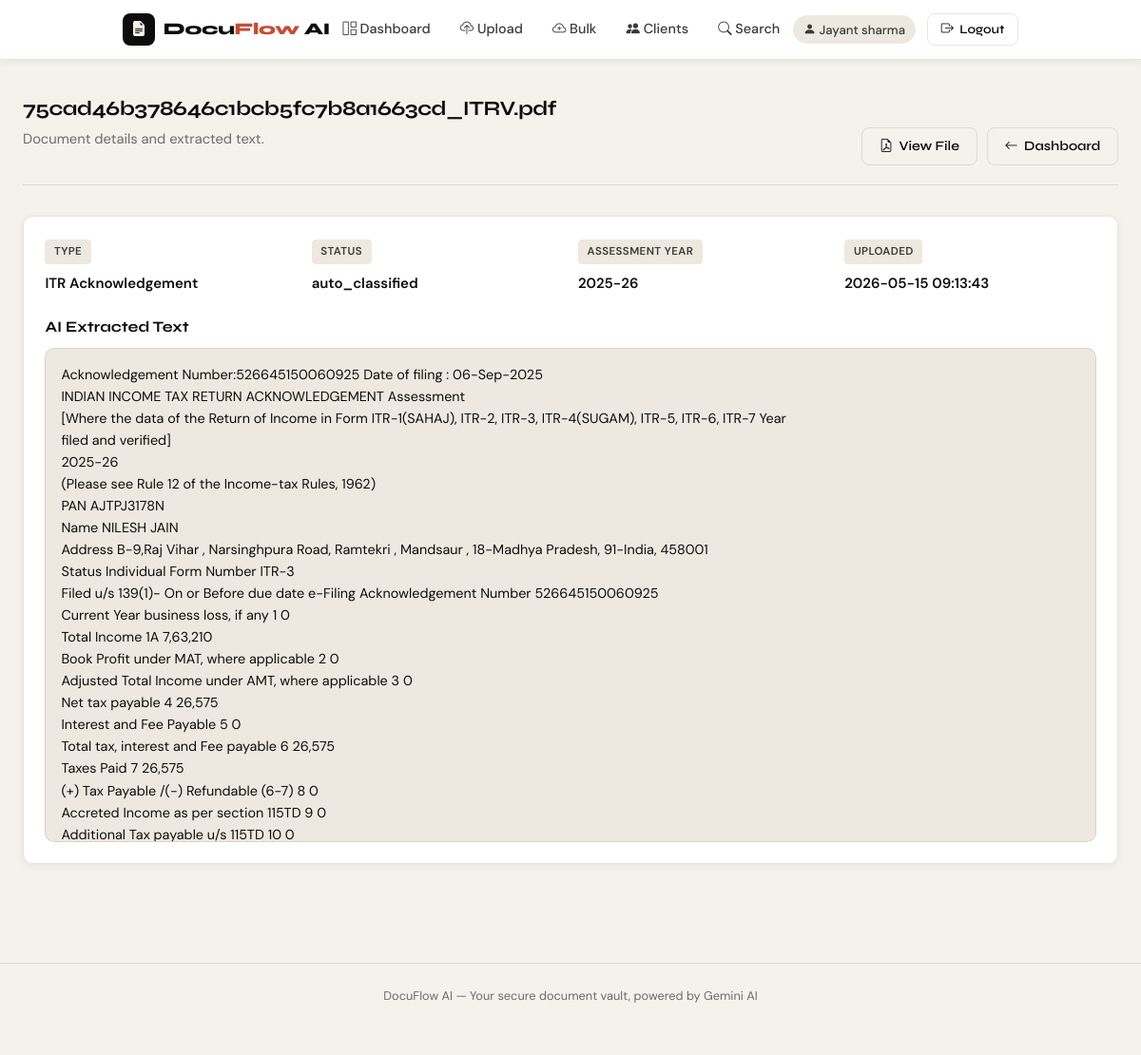
Page /documents/4 (signed in) on the committed database.
### app/models/document.py (models this page shows)
class Document(db.Model):
    __tablename__ = "documents"
    id = db.Column(
        db.Integer,
        primary_key=True
    )
    firm_id = db.Column(
        db.Integer,
        db.ForeignKey("firms.id"),
        nullable=False
    )
    client_id = db.Column(
        db.Integer,
        db.ForeignKey("clients.id")
    )
    uploaded_by = db.Column(
        db.Integer,
        db.ForeignKey("users.id")
    )
    filename = db.Column(
        db.String(255),
        nullable=False
    )
    document_type = db.Column(
        db.String(100)
    )
    assessment_year = db.Column(
        db.String(20)
    )
    confidence_score = db.Column(
        db.Float
    )
    status = db.Column(
        db.String(50),
        default="pending_review"
    )
    extracted_text = db.Column(
        db.Text
    )
    extracted_json = db.Column(
        db.JSON
    )
    google_drive_file_id = db.Column(
        db.String(255)
    )
    uploaded_at = db.Column(
        db.DateTime,
        server_default=db.func.now()
    )

### app/routes/documents.py (the view)
@documents_bp.route("/documents/<int:doc_id>")
@login_required
def view_document(doc_id):
    document = Document.query.get_or_404(doc_id)
    if document.firm_id != session["firm_id"]:
        flash("Unauthorized access", "danger")
        return redirect(url_for("documents.dashboard"))
    return render_template("documents/view.html", document=document)

### app/utils/access_control.py (called while the page is built, shortened)
def login_required(f):
    @wraps(f)
    def decorated(*args, **kwargs):
        if "user_id" not in session:
            return redirect(url_for("auth.login"))
        return f(*args, **kwargs)
    return decorated

### app/templates/documents/view.html (shortened to what this page needs)
{% extends "base.html" %}
{% block content %}
<div class="page-header">
  <div>
    <h1 style="font-size:1.35rem;word-break:break-word;">{{ document.filename }}</h1>
    <p class="subtitle">Document details and extracted text.</p>
  </div>
  <div style="display:flex;gap:0.65rem;flex-wrap:wrap;">
    {% if document.google_drive_file_id %}
    <a href="https://drive.google.com/file/d/{{ document.google_drive_file_id }}/view" target="_blank" rel="noopener" class="btn-outline-custom">
      <i class="bi bi-file-earmark-pdf"></i> View File
    </a>
    {% endif %}
    <a href="{{ url_for('documents.dashboard') }}" class="btn-outline-custom">
      <i class="bi bi-arrow-left"></i> Dashboard
    </a>
  </div>
</div>
<div class="card-custom">
  <div class="card-body">
    <div class="row g-3 mb-4">
      <div class="col-md-3">
        <span class="badge-type">Type</span>
        <div class="mt-2 fw-semibold">{{ document.document_type or 'Unknown' }}</div>
      </div>
      <div class="col-md-3">
        <span class="badge-type">Status</span>
        <div class="mt-2 fw-semibold">{{ document.status or '-' }}</div>
      </div>
      <div class="col-md-3">
        <span class="badge-type">Assessment Year</span>
        <div class="mt-2 fw-semibold">{{ document.assessment_year or '-' }}</div>
      </div>
      <div class="col-md-3">
        <span class="badge-type">Uploaded</span>
        <div class="mt-2 fw-semibold">{{ document.uploaded_at }}</div>
      </div>
    </div>
    <h4 style="font-size:1rem;margin-bottom:0.8rem;">AI Extracted Text</h4>
    <div style="background:var(--paper-alt);border:1px solid var(--border);padding:1rem;border-radius:10px;white-space:pre-wrap;max-height:520px;overflow:auto;font-size:0.9rem;line-height:1.6;">{{ document.extracted_text or 'No text extracted.' }}</div>
  </div>
</div>
{% endblock %}

### static/css/style.css (style rules this page uses)
html { scroll-behavior: smooth; }

### app/templates/base.html (style rules this page uses)
:root { --ink: #0d0d0d; --ink-mid: #3a3a3a; --ink-soft: #6b6b6b; --paper: #f5f2eb; --paper-alt: #ede9e0; --accent: #c84b31; --accent-2: #2d6a4f; --accent-3: #e8b64b; --surface: #ffffff; --border: rgba(13,13,13,0.10); --shadow-sm: 0 2px 8px rgba(13,13,13,0.06); --shadow-md: 0 6px 24px rgba(13,13,13,0.10); --radius: 10px; --font-display: 'Syne', sans-serif; --font-body: 'DM Sans', sans-serif; }
*, *::before, *::after { box-sizing: border-box; margin: 0; padding: 0; }
body { font-family: var(--font-body); background-color: var(--paper); color: var(--ink); min-height: 100vh; font-size: 15px; line-height: 1.6; }
h1, h2, h3, h4, h5, h6 { font-family: var(--font-display); font-weight: 700; }
a { color: var(--accent); text-decoration: none; }
.btn-outline-custom { background: transparent; color: var(--ink); border: 1.5px solid var(--border); padding: 0.5rem 1.1rem; border-radius: 8px; font-family: var(--font-display); font-weight: 600; font-size: 0.88rem; cursor: pointer; transition: border-color 0.15s, background 0.15s; display: inline-flex; align-items: center; gap: 0.4rem; text-decoration: none; }
.page-header { margin-bottom: 2rem; padding-bottom: 1.25rem; border-bottom: 1.5px solid var(--border); display: flex; align-items: flex-end; justify-content: space-between; gap: 1rem; flex-wrap: wrap; }
.page-header h1 { font-size: 1.9rem; letter-spacing: -0.5px; line-height: 1.1; }
.page-header .subtitle { color: var(--ink-soft); font-size: 0.92rem; margin-top: 0.2rem; }
.card-custom { background: var(--surface); border: 1.5px solid var(--border); border-radius: var(--radius); box-shadow: var(--shadow-sm); overflow: hidden; transition: box-shadow 0.2s, transform 0.2s; }
.card-body { padding: 1.4rem; }
.badge-type { display: inline-block; font-size: 0.72rem; font-weight: 600; letter-spacing: 0.4px; text-transform: uppercase; padding: 0.22rem 0.6rem; border-radius: 4px; background: var(--paper-alt); color: var(--ink-mid); }

### rows in the picture
Document: filename "75cad46b378646c1bcb5fc7b8a1663cd_ITRV.pdf", document_type "ITR Acknowledgement", status "auto_classified", assessment_year "2025-26", uploaded_at "2026-05-15 09:13:43", extracted_text "Acknowledgement Number:526645150060925 Date of filing : 06-Sep-2025 INDIAN INCOME TAX RETURN ACKNOWLEDGEMENT Assessment [Where the data of the Return of Income in Form ITR-1(SAHAJ), ITR-2, ITR-3, ITR-4(SUGAM), ITR-5, ITR-6, ITR-7 Year filed and verified] 2025-26 (Please see Rule 12 of the Income-tax Rules, 1962) PAN AJTPJ3178N Name NILESH JAIN Address B-9,Raj Vihar , Narsinghpura Road, Ramtekri , Mandsaur , 18-Madhya Pradesh, 91-India, 458001 Status Individual Form Number ITR-3 Filed u/s 139(1)- On or Before due date e-Filing Acknowledgement Number 526645150060925 Current Year business loss, if any 1 0 Total Income 1A 7,63,210 Book Profit under MAT, where applicable 2 0 Adjusted Total…"

### other values in the picture
{{ session.full_name }} "Jayant sharma"
